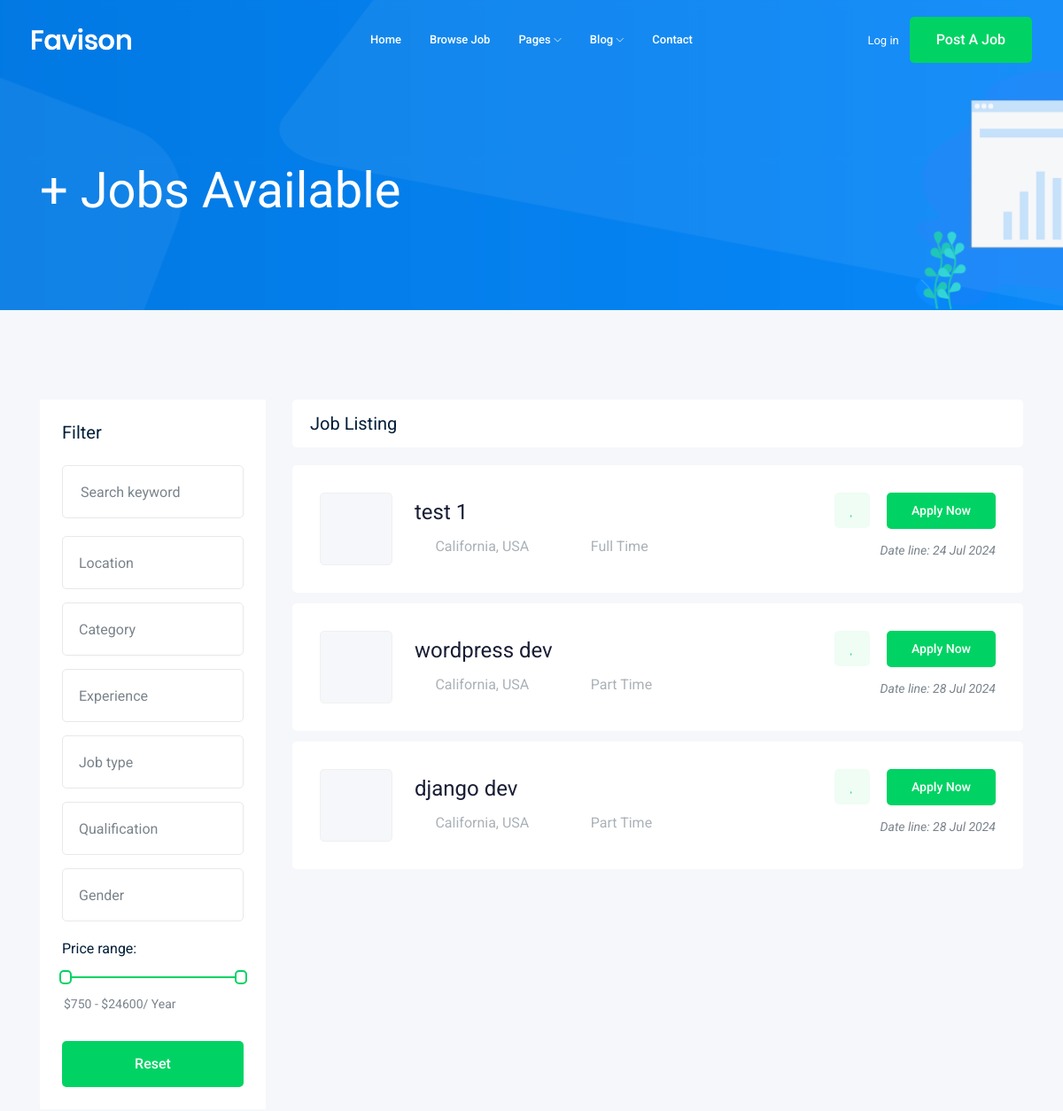
The app's page /jobs/ (upper part), older data.
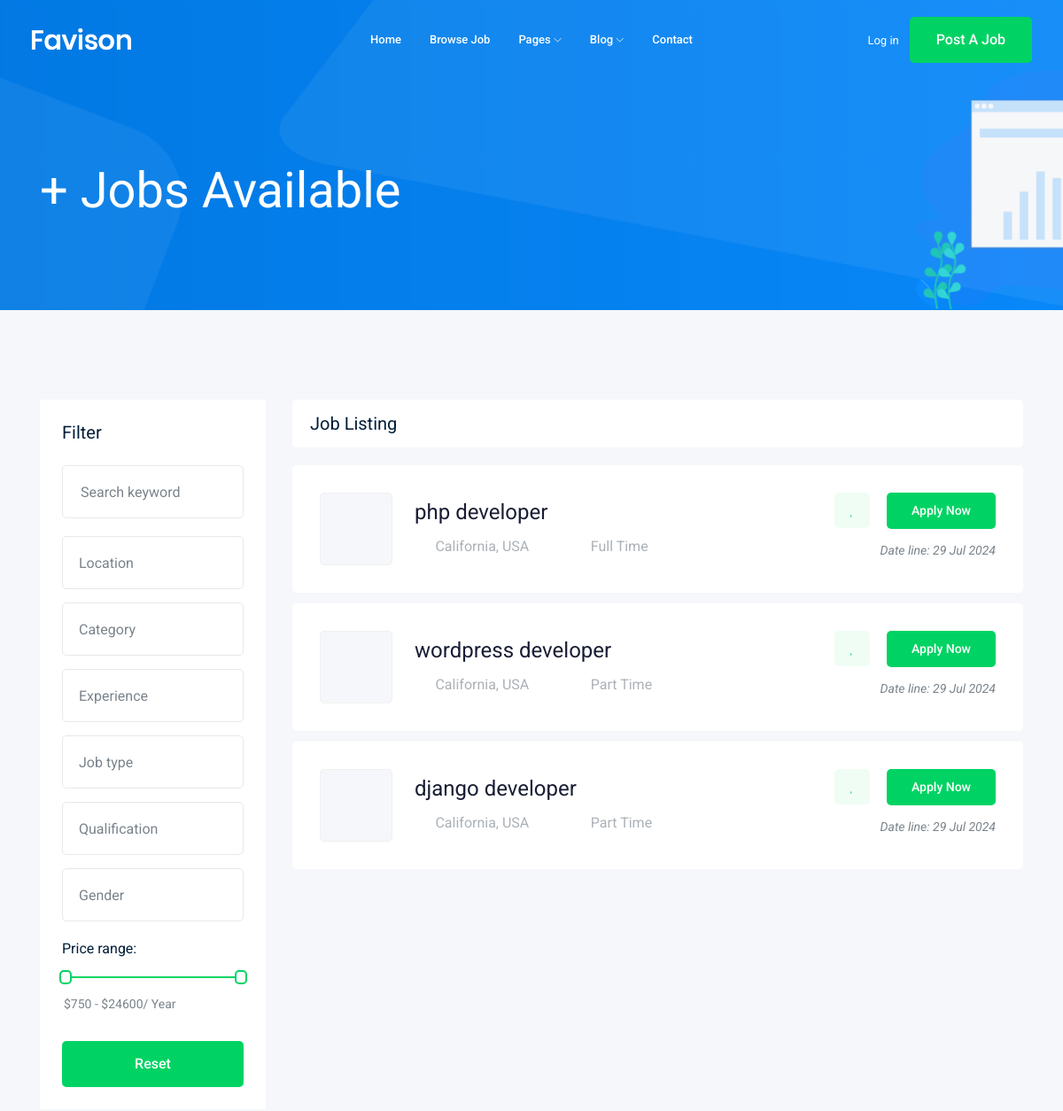
The same page, newer data.
### job/models.py (models this page shows, shortened)
class Job(models.Model): #table
    title = models.CharField(max_length=100)
    job_tupe = models.CharField(max_length=50 , choices=JOB_TYPE)
    description = models.TextField(max_length=1000)
    published_at = models.DateTimeField(auto_now=True)
    Vacancy =models.IntegerField(default=1)
    salary =models.IntegerField(default=0)
    category = models.ForeignKey('Category',on_delete=models.CASCADE)
    experience =models.IntegerField(default=1)
    image=models.ImageField(upload_to=image_upload , null=True , blank=True)
    slug=models.SlugField(blank=True , null=True)
    def __str__(self):
        return self.title

### job/views.py (the view)
# urls.py: path('',views.job_list,name='job_list'),
def job_list(request):
    job_list = Job.objects.all()
    paginator = Paginator(job_list, 3)
    page_number = request.GET.get("page")
    page_obj = paginator.get_page(page_number)
    context = {'jobs' :page_obj}
    return render(request , 'job/job_list.html',context)

### job/templates/job/job_list.html (shortened to what this page needs)
{% extends "base.html" %}
{%block body%}
    <div class="bradcam_area bradcam_bg_1">
        <div class="container">
            <div class="row">
                <div class="col-xl-12">
                    <div class="bradcam_text">
                        <h3>{{jobs.count}}+ Jobs Available</h3>
                    </div>
                </div>
            </div>
        </div>
    </div>
    <div class="job_listing_area plus_padding">
        <div class="container">
            <div class="row">
                <div class="col-lg-3">
                    <div class="job_filter white-bg">
                        <div class="form_inner white-bg">
                            <h3>Filter</h3>
                            <form action="#">
                                <div class="row">
                                    <div class="col-lg-12">
                                        <div class="single_field">
                                            <input type="text" placeholder="Search keyword">
                                        </div>
                                    </div>
                                    <div class="col-lg-12">
                                    </div>
                                    <div class="col-lg-12">
                                    </div>
                                    <div class="col-lg-12">
                                    </div>
                                    <div class="col-lg-12">
                                    </div>
                                    <div class="col-lg-12">
                                    </div>
                                    <div class="col-lg-12">
                                    </div>
                                </div>
                            </form>
                        </div>
                        <div class="range_wrap">
                            <label for="amount">Price range:</label>
                            <div id="slider-range"></div>
                            <p>
                                <input type="text" id="amount" readonly style="border:0; color:#7A838B; font-size: 14px; font-weight:400;">
                            </p>
                        </div>
                        <div class="reset_btn">
                            <button  class="boxed-btn3 w-100" type="submit">Reset</button>
                        </div>
                    </div>
                </div>
                <div class="col-lg-9">
                    <div class="recent_joblist_wrap">
                        <div class="recent_joblist white-bg ">
                            <div class="row align-items-center">
                                <div class="col-md-6">
                                    <h4>Job Listing</h4>
                                </div>
                            </div>
                        </div>
                    </div>
                    <div class="job_lists m-0">
                        <div class="row">
                            {% for job in jobs %}
                            <div class="col-lg-12 col-md-12">
                                <div class="single_jobs white-bg d-flex justify-content-between">
                                    <div class="jobs_left d-flex align-items-center">
                                        <div class="thumb">
                                        </div>
                                        <div class="jobs_conetent">
                                            <a href="{% url 'jobs:job_detail' job.slug %}"><h4>{{job}}</h4></a>
                                            <div class="links_locat d-flex align-items-center">
                                                <div class="location">
                                                    <p> <i class="fa fa-map-marker"></i> California, USA</p>
                                                </div>
                                                <div class="location">
                                                    <p> <i class="fa fa-clock-o"></i>{{job.job_tupe}}</p>
                                                </div>
                                            </div>
                                        </div>
                                    </div>
                                    <div class="jobs_right">
                                        <div class="apply_now">
                                            <a class="heart_mark" href=""> <i class="fa fa-heart"></i> </a>
                                            <a href="{% url 'jobs:job_detail' job.slug %}" class="boxed-btn3">Apply Now</a>
                                        </div>
                                        <div class="date">
                                            <p>Date line: {{job.published_at|date:'d M o'}}</p>
                                        </div>
                                    </div>
                                </div>
                            </div>
                            {% endfor %}
                        </div>
                    </div>
                </div>
            </div>
        </div>
    </div>
{% endblock body %}

### templates/base.html (shortened to what this page needs)
{% load static %}
<!doctype html>
<html class="no-js" lang="zxx">
<head>
    <link rel="stylesheet" href="{% static 'css/bootstrap.min.css' %}">
    <link rel="stylesheet" href="{% static 'css/owl.carousel.min.css' %}">
    <link rel="stylesheet" href="{% static 'css/magnific-popup.css' %}">
    <link rel="stylesheet" href="{% static 'css/font-awesome.min.css' %}">
    <link rel="stylesheet" href="{% static 'css/themify-icons.css' %}">
    <link rel="stylesheet" href="{% static 'css/nice-select.css' %}">
    <link rel="stylesheet" href="{% static 'css/flaticon.css' %}">
    <link rel="stylesheet" href="{% static 'css/jquery-ui.css' %}">
    <link rel="stylesheet" href="{% static 'css/gijgo.css' %}">
    <link rel="stylesheet" href="{% static 'css/animate.min.css' %}">
    <link rel="stylesheet" href="{% static 'css/slicknav.css' %}">
    <link rel="stylesheet" href="{% static 'css/style.css' %}">
</head>
<body>
    <header>
        <div class="header-area ">
            <div id="sticky-header" class="main-header-area">
                <div class="container-fluid ">
                    <div class="header_bottom_border">
                        <div class="row align-items-center">
                            <div class="col-xl-3 col-lg-2">
                                <div class="logo">
                                    <a href="index.html">
                                        <img src="img/logo.png" alt="">
                                    </a>
                                </div>
                            </div>
                            <div class="col-xl-6 col-lg-7">
                                <div class="main-menu  d-none d-lg-block">
                                    <nav>
                                        <ul id="navigation">
                                            <li><a href="index.html">home</a></li>
                                            <li><a href="{% url 'jobs:job_list'%}">Browse Job</a></li>
                                            <li><a href="#">pages <i class="ti-angle-down"></i></a>
                                            </li>
                                            <li><a href="#">blog <i class="ti-angle-down"></i></a>
                                            </li>
                                            <li><a href="contact.html">Contact</a></li>
                                        </ul>
                                    </nav>
                                </div>
                            </div>
                            <div class="col-xl-3 col-lg-3 d-none d-lg-block">
                                <div class="Appointment">
                                    <div class="phone_num d-none d-xl-block">
                                        <a href="#">Log in</a>
                                    </div>
                                    <div class="d-none d-lg-block">
                                        <a class="boxed-btn3" href="#">Post a Job</a>
                                    </div>
                                </div>
                            </div>
                            <div class="col-12">
                            </div>
                        </div>
                    </div>
                </div>
            </div>
        </div>
    </header>
    {%block body%}
    {% endblock body %}
</body>
</html>

Row changes from the older to the newer data that the page shows:
changed Job "Full Time": title "test 1" → "php developer"; published_at "24 Jul 2024" → "29 Jul 2024"
changed Job: title "wordpress dev" → "wordpress developer"; published_at "28 Jul 2024" → "29 Jul 2024"
changed Job: title "django dev" → "django developer"; published_at "28 Jul 2024" → "29 Jul 2024"
